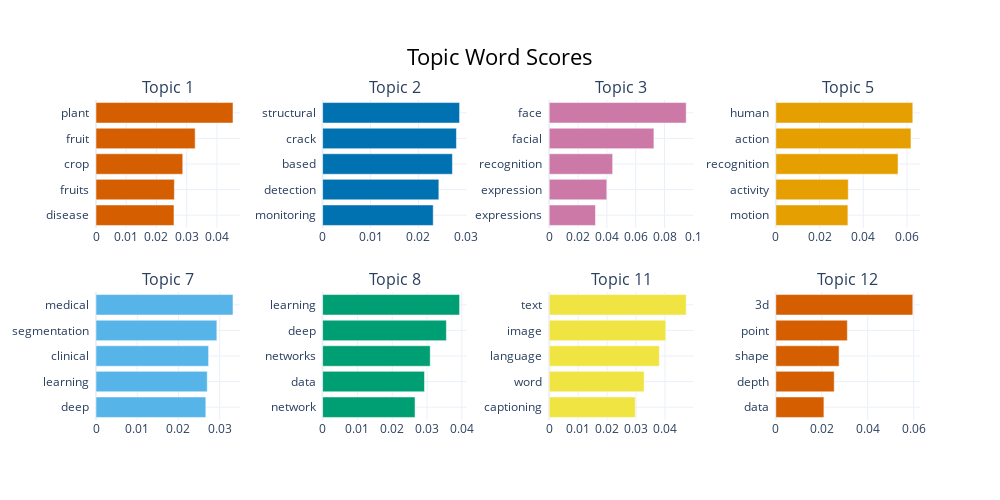

The code cell stored with this chart in its notebook:
### Code cell
model.visualize_barchart()

### Figure 1 — Plotly figure (JSON) as saved in the notebook; plotly's stock layout.template omitted (floating-point values rounded to 4 significant figures)
{"data": [{"marker": {"color": "#D55E00"}, "orientation": "h", "type": "bar", "x": [0.0258, 0.02592, 0.0287, 0.0328, 0.04532], "xaxis": "x", "y": ["disease  ", "fruits  ", "crop  ", "fruit  ", "plant  "], "yaxis": "y"}, {"marker": {"color": "#0072B2"}, "orientation": "h", "type": "bar", "x": [0.02308, 0.02426, 0.02709, 0.02792, 0.02858], "xaxis": "x2", "y": ["monitoring  ", "detection  ", "based  ", "crack  ", "structural  "], "yaxis": "y2"}, {"marker": {"color": "#CC79A7"}, "orientation": "h", "type": "bar", "x": [0.0321, 0.03995, 0.04399, 0.07261, 0.095], "xaxis": "x3", "y": ["expressions  ", "expression  ", "recognition  ", "facial  ", "face  "], "yaxis": "y3"}, {"marker": {"color": "#E69F00"}, "orientation": "h", "type": "bar", "x": [0.03296, 0.03313, 0.0559, 0.0618, 0.06264], "xaxis": "x4", "y": ["motion  ", "activity  ", "recognition  ", "action  ", "human  "], "yaxis": "y4"}, {"marker": {"color": "#56B4E9"}, "orientation": "h", "type": "bar", "x": [0.02662, 0.02697, 0.0273, 0.0293, 0.03321], "xaxis": "x5", "y": ["deep  ", "learning  ", "clinical  ", "segmentation  ", "medical  "], "yaxis": "y5"}, {"marker": {"color": "#009E73"}, "orientation": "h", "type": "bar", "x": [0.02655, 0.02927, 0.03092, 0.03556, 0.03936], "xaxis": "x6", "y": ["network  ", "data  ", "networks  ", "deep  ", "learning  "], "yaxis": "y6"}, {"marker": {"color": "#F0E442"}, "orientation": "h", "type": "bar", "x": [0.02975, 0.03277, 0.03803, 0.04026, 0.0473], "xaxis": "x7", "y": ["captioning  ", "word  ", "language  ", "image  ", "text  "], "yaxis": "y7"}, {"marker": {"color": "#D55E00"}, "orientation": "h", "type": "bar", "x": [0.02093, 0.02542, 0.02753, 0.03113, 0.05961], "xaxis": "x8", "y": ["data  ", "depth  ", "shape  ", "point  ", "3d  "], "yaxis": "y8"}], "layout": {"annotations": [{"font": {"size": 16}, "showarrow": false, "text": "Topic 1", "x": 0.0875, "xanchor": "center", "xref": "paper", "y": 1, "yanchor": "bottom", "yref": "paper"}, {"font": {"size": 16}, "showarrow": false, "text": "Topic 2", "x": 0.3625, "xanchor": "center", "xref": "paper", "y": 1, "yanchor": "bottom", "yref": "paper"}, {"font": {"size": 16}, "showarrow": false, "text": "Topic 3", "x": 0.6375, "xanchor": "center", "xref": "paper", "y": 1, "yanchor": "bottom", "yref": "paper"}, {"font": {"size": 16}, "showarrow": false, "text": "Topic 5", "x": 0.9125, "xanchor": "center", "xref": "paper", "y": 1, "yanchor": "bottom", "yref": "paper"}, {"font": {"size": 16}, "showarrow": false, "text": "Topic 7", "x": 0.0875, "xanchor": "center", "xref": "paper", "y": 0.4, "yanchor": "bottom", "yref": "paper"}, {"font": {"size": 16}, "showarrow": false, "text": "Topic 8", "x": 0.3625, "xanchor": "center", "xref": "paper", "y": 0.4, "yanchor": "bottom", "yref": "paper"}, {"font": {"size": 16}, "showarrow": false, "text": "Topic 11", "x": 0.6375, "xanchor": "center", "xref": "paper", "y": 0.4, "yanchor": "bottom", "yref": "paper"}, {"font": {"size": 16}, "showarrow": false, "text": "Topic 12", "x": 0.9125, "xanchor": "center", "xref": "paper", "y": 0.4, "yanchor": "bottom", "yref": "paper"}], "height": 500, "hoverlabel": {"bgcolor": "white", "font": {"family": "Rockwell", "size": 16}}, "showlegend": false, "title": {"font": {"color": "Black", "size": 22}, "text": "Topic Word Scores", "x": 0.5, "xanchor": "center", "yanchor": "top"}, "width": 1000, "xaxis": {"anchor": "y", "domain": [0, 0.175], "showgrid": true}, "xaxis2": {"anchor": "y2", "domain": [0.275, 0.45], "showgrid": true}, "xaxis3": {"anchor": "y3", "domain": [0.55, 0.725], "showgrid": true}, "xaxis4": {"anchor": "y4", "domain": [0.825, 1], "showgrid": true}, "xaxis5": {"anchor": "y5", "domain": [0, 0.175], "showgrid": true}, "xaxis6": {"anchor": "y6", "domain": [0.275, 0.45], "showgrid": true}, "xaxis7": {"anchor": "y7", "domain": [0.55, 0.725], "showgrid": true}, "xaxis8": {"anchor": "y8", "domain": [0.825, 1], "showgrid": true}, "yaxis": {"anchor": "x", "domain": [0.6, 1], "showgrid": true}, "yaxis2": {"anchor": "x2", "domain": [0.6, 1], "showgrid": true}, "yaxis3": {"anchor": "x3", "domain": [0.6, 1], "showgrid": true}, "yaxis4": {"anchor": "x4", "domain": [0.6, 1], "showgrid": true}, "yaxis5": {"anchor": "x5", "domain": [0, 0.4], "showgrid": true}, "yaxis6": {"anchor": "x6", "domain": [0, 0.4], "showgrid": true}, "yaxis7": {"anchor": "x7", "domain": [0, 0.4], "showgrid": true}, "yaxis8": {"anchor": "x8", "domain": [0, 0.4], "showgrid": true}}}
